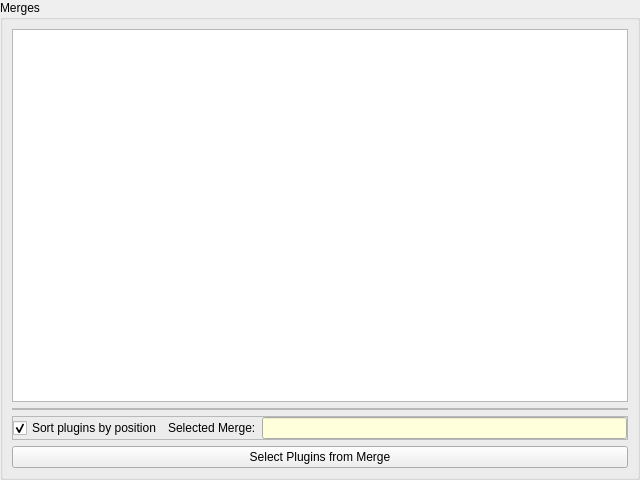
<?xml version="1.0" encoding="UTF-8"?>
<ui version="4.0">
 <class>MergeSelectWidget</class>
 <widget class="QWidget" name="MergeSelectWidget">
  <property name="geometry">
   <rect>
    <x>0</x>
    <y>0</y>
    <width>640</width>
    <height>480</height>
   </rect>
  </property>
  <property name="windowTitle">
   <string>Form</string>
  </property>
  <layout class="QVBoxLayout" name="verticalLayout_2">
   <property name="spacing">
    <number>0</number>
   </property>
   <property name="leftMargin">
    <number>0</number>
   </property>
   <property name="topMargin">
    <number>0</number>
   </property>
   <property name="rightMargin">
    <number>0</number>
   </property>
   <property name="bottomMargin">
    <number>0</number>
   </property>
   <item>
    <widget class="QGroupBox" name="groupBox">
     <property name="title">
      <string>Merges</string>
     </property>
     <layout class="QVBoxLayout" name="verticalLayout">
      <item>
       <widget class="QTreeView" name="mergeView">
        <attribute name="headerMinimumSectionSize">
         <number>26</number>
        </attribute>
       </widget>
      </item>
      <item>
       <widget class="QFrame" name="progressFrame">
        <property name="frameShape">
         <enum>QFrame::StyledPanel</enum>
        </property>
        <property name="frameShadow">
         <enum>QFrame::Raised</enum>
        </property>
        <layout class="QHBoxLayout" name="horizontalLayout">
         <property name="spacing">
          <number>6</number>
         </property>
         <property name="leftMargin">
          <number>0</number>
         </property>
         <property name="topMargin">
          <number>0</number>
         </property>
         <property name="rightMargin">
          <number>0</number>
         </property>
         <property name="bottomMargin">
          <number>0</number>
         </property>
        </layout>
       </widget>
      </item>
      <item>
       <widget class="QFrame" name="frame_2">
        <property name="frameShape">
         <enum>QFrame::StyledPanel</enum>
        </property>
        <property name="frameShadow">
         <enum>QFrame::Raised</enum>
        </property>
        <layout class="QHBoxLayout" name="horizontalLayout_2">
         <property name="spacing">
          <number>6</number>
         </property>
         <property name="leftMargin">
          <number>0</number>
         </property>
         <property name="topMargin">
          <number>0</number>
         </property>
         <property name="rightMargin">
          <number>0</number>
         </property>
         <property name="bottomMargin">
          <number>0</number>
         </property>
         <item>
          <widget class="QCheckBox" name="sortByPriority">
           <property name="text">
            <string>Sort plugins by position</string>
           </property>
           <property name="checked">
            <bool>true</bool>
           </property>
          </widget>
         </item>
         <item>
          <layout class="QFormLayout" name="formLayout">
           <item row="0" column="1">
            <widget class="QLineEdit" name="selectedMerge">
             <property name="palette">
              <palette>
               <active>
                <colorrole role="Base">
                 <brush brushstyle="SolidPattern">
                  <color alpha="255">
                   <red>255</red>
                   <green>255</green>
                   <blue>220</blue>
                  </color>
                 </brush>
                </colorrole>
               </active>
               <inactive>
                <colorrole role="Base">
                 <brush brushstyle="SolidPattern">
                  <color alpha="255">
                   <red>255</red>
                   <green>255</green>
                   <blue>220</blue>
                  </color>
                 </brush>
                </colorrole>
               </inactive>
               <disabled>
                <colorrole role="Base">
                 <brush brushstyle="SolidPattern">
                  <color alpha="255">
                   <red>240</red>
                   <green>240</green>
                   <blue>240</blue>
                  </color>
                 </brush>
                </colorrole>
               </disabled>
              </palette>
             </property>
             <property name="readOnly">
              <bool>true</bool>
             </property>
            </widget>
           </item>
           <item row="0" column="0">
            <widget class="QLabel" name="label">
             <property name="text">
              <string>Selected Merge:</string>
             </property>
            </widget>
           </item>
          </layout>
         </item>
        </layout>
       </widget>
      </item>
      <item>
       <widget class="QPushButton" name="selectMergeButton">
        <property name="text">
         <string>Select Plugins from Merge</string>
        </property>
       </widget>
      </item>
     </layout>
    </widget>
   </item>
  </layout>
 </widget>
 <resources/>
 <connections/>
</ui>
